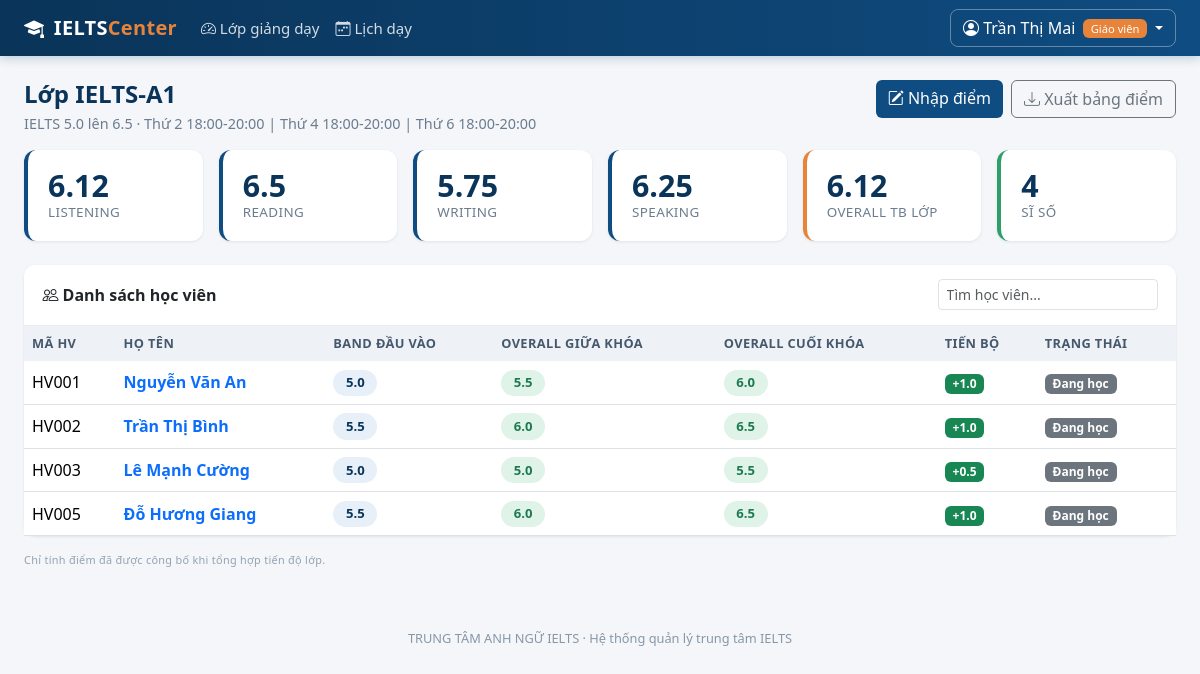
/giao-vien/lop/1 (signed in), run on the app's committed database.
### models.py (models this page shows, shortened)
class User(UserMixin, db.Model):
    __tablename__ = "users"
    id = db.Column(db.Integer, primary_key=True)
    username = db.Column(db.String(50), unique=True, nullable=False, index=True)
    password_hash = db.Column(db.String(255), nullable=False)
    role = db.Column(db.String(20), nullable=False, default=ROLE_STUDENT)
    full_name = db.Column(db.String(120), nullable=False)
    email = db.Column(db.String(120))
    phone = db.Column(db.String(20))
    is_locked = db.Column(db.Boolean, default=False, nullable=False)
    failed_logins = db.Column(db.Integer, default=0, nullable=False)
    created_at = db.Column(db.DateTime, default=datetime.now)
    teacher = db.relationship(
        "TeacherProfile", back_populates="user", uselist=False, cascade="all, delete-orphan"
    )
    student = db.relationship(
        "StudentProfile", back_populates="user", uselist=False, cascade="all, delete-orphan"
    )
    @property
    def role_label(self):
        return ROLE_LABELS.get(self.role, self.role)
    @property
    def is_admin(self):
        return self.role == ROLE_ADMIN
    @property
    def is_teacher(self):
        return self.role == ROLE_TEACHER

class ClassRoom(db.Model):
    __tablename__ = "classes"
    id = db.Column(db.Integer, primary_key=True)
    code = db.Column(db.String(20), unique=True, nullable=False)
    course_id = db.Column(db.Integer, db.ForeignKey("courses.id"), nullable=False)
    teacher_id = db.Column(db.Integer, db.ForeignKey("teacher_profiles.id"))
    room = db.Column(db.String(30))
    start_date = db.Column(db.Date)
    max_size = db.Column(db.Integer, default=20, nullable=False)
    status = db.Column(db.String(20), default="open", nullable=False)
    course = db.relationship("Course", back_populates="classes")
    teacher = db.relationship("TeacherProfile", back_populates="classes")
    schedules = db.relationship(
        "Schedule", back_populates="classroom", cascade="all, delete-orphan"
    )
    enrollments = db.relationship(
        "Enrollment", back_populates="classroom", cascade="all, delete-orphan"
    )
    @property
    def current_size(self):
        return len([e for e in self.enrollments if e.status in ("studying", "reserved")])
    @property
    def schedule_display(self):
        if not self.schedules:
            return "Chưa xếp lịch"
        return " | ".join(
            f"{WEEKDAYS[s.weekday]} {s.start_time}-{s.end_time}" for s in self.schedules
        )

class Course(db.Model):
    __tablename__ = "courses"
    id = db.Column(db.Integer, primary_key=True)
    code = db.Column(db.String(20), unique=True, nullable=False)
    name = db.Column(db.String(150), nullable=False)
    entry_band = db.Column(db.Float, nullable=False)
    target_band = db.Column(db.Float, nullable=False)
    sessions = db.Column(db.Integer, nullable=False, default=36)
    tuition = db.Column(db.Integer, nullable=False, default=0)   # hoc phi (VND)
    is_open = db.Column(db.Boolean, default=True, nullable=False)
    description = db.Column(db.Text)
    classes = db.relationship("ClassRoom", back_populates="course")

class Schedule(db.Model):
    __tablename__ = "schedules"
    id = db.Column(db.Integer, primary_key=True)
    class_id = db.Column(db.Integer, db.ForeignKey("classes.id"), nullable=False)
    weekday = db.Column(db.Integer, nullable=False)      # 0 = Thu 2
    start_time = db.Column(db.String(5), nullable=False)  # 'HH:MM'
    end_time = db.Column(db.String(5), nullable=False)
    classroom = db.relationship("ClassRoom", back_populates="schedules")

class Enrollment(db.Model):
    __tablename__ = "enrollments"
    __table_args__ = (db.UniqueConstraint("student_id", "class_id", name="uq_student_class"),)
    id = db.Column(db.Integer, primary_key=True)
    student_id = db.Column(db.Integer, db.ForeignKey("student_profiles.id"), nullable=False)
    class_id = db.Column(db.Integer, db.ForeignKey("classes.id"), nullable=False)
    enrolled_at = db.Column(db.DateTime, default=datetime.now)
    status = db.Column(db.String(20), default="studying", nullable=False)
    student = db.relationship("StudentProfile", back_populates="enrollments")
    classroom = db.relationship("ClassRoom", back_populates="enrollments")
    scores = db.relationship(
        "ScoreRecord", back_populates="enrollment", cascade="all, delete-orphan"
    )
    @property
    def status_label(self):
        return ENROLL_STATUS.get(self.status, self.status)
    @property
    def latest_score(self):
        published = [s for s in self.scores if s.is_published]
        if not published:
            return None
        return sorted(published, key=lambda s: s.updated_at or datetime.min)[-1]

class StudentProfile(db.Model):
    __tablename__ = "student_profiles"
    id = db.Column(db.Integer, primary_key=True)
    user_id = db.Column(db.Integer, db.ForeignKey("users.id"), unique=True, nullable=False)
    code = db.Column(db.String(20), unique=True)   # ma hoc vien
    dob = db.Column(db.Date)
    address = db.Column(db.String(200))
    entry_band = db.Column(db.Float)               # band kiem tra dau vao
    is_active = db.Column(db.Boolean, default=True, nullable=False)
    user = db.relationship("User", back_populates="student")
    enrollments = db.relationship(
        "Enrollment", back_populates="student", cascade="all, delete-orphan"
    )
    @property
    def full_name(self):
        return self.user.full_name

class ScoreRecord(db.Model):
    __tablename__ = "score_records"
    id = db.Column(db.Integer, primary_key=True)
    enrollment_id = db.Column(db.Integer, db.ForeignKey("enrollments.id"), nullable=False)
    term = db.Column(db.String(50), nullable=False)   # vi du: Dau vao / Giua khoa / Cuoi khoa
    listening = db.Column(db.Float)
    reading = db.Column(db.Float)
    writing = db.Column(db.Float)
    speaking = db.Column(db.Float)
    overall = db.Column(db.Float)
    comment = db.Column(db.Text)
    is_published = db.Column(db.Boolean, default=False, nullable=False)
    updated_at = db.Column(db.DateTime, default=datetime.now, onupdate=datetime.now)
    enrollment = db.relationship("Enrollment", back_populates="scores")
    logs = db.relationship("ScoreLog", back_populates="score", cascade="all, delete-orphan")

### blueprints/teacher.py (the view)
@teacher_bp.route("/lop/<int:class_id>")
def class_detail(class_id):
    classroom = db.session.get(ClassRoom, class_id)
    if not owns_class(classroom):
        flash("Bạn không được phân công phụ trách lớp này.", "danger")
        return redirect(url_for("teacher.dashboard"))
    totals = {key: [] for key, _ in SKILLS}
    overalls = []
    active_enrollments = [
        enrollment for enrollment in classroom.enrollments
        if enrollment.status != "stopped"
    ]
    for enrollment in active_enrollments:
        latest = enrollment.latest_score
        if latest is None:
            continue
        for key, _ in SKILLS:
            value = getattr(latest, key)
            if value is not None:
                totals[key].append(value)
        if latest.overall is not None:
            overalls.append(latest.overall)
    averages = {
        key: (round(sum(values) / len(values), 2) if values else None)
        for key, values in totals.items()
    }
    class_average = round(sum(overalls) / len(overalls), 2) if overalls else None
    return render_template(
        "teacher/class_detail.html",
        classroom=classroom,
        active_enrollments=active_enrollments,
        skills=SKILLS,
        averages=averages,
        class_average=class_average,
        scores_by_term={
            enrollment.id: {
                term: next(
                    (
                        score for score in enrollment.scores
                        if score.term == term and score.is_published
                    ),
                    None,
                )
                for term in TERMS[1:]
            }
            for enrollment in active_enrollments
        },
    )

### templates/teacher/class_detail.html (shortened to what this page needs)
{% extends "base.html" %}
{% block content %}
<div class="d-flex justify-content-between align-items-start mb-3 flex-wrap gap-2">
  <div>
    <h4 class="page-title mb-1">Lớp {{ classroom.code }}</h4>
    <p class="page-sub mb-0">{{ classroom.course.name }} · {{ classroom.schedule_display }}</p>
  </div>
  <div class="d-flex gap-2">
    <a href="{{ url_for('teacher.enter_scores', class_id=classroom.id) }}" class="btn btn-primary" style="background:var(--brand);border:none">
      <i class="bi bi-pencil-square"></i> Nhập điểm
    </a>
    <a href="{{ url_for('teacher.export_scores', class_id=classroom.id) }}" class="btn btn-outline-secondary">
      <i class="bi bi-download"></i> Xuất bảng điểm
    </a>
  </div>
</div>
<div class="row g-3 mb-4">
  {% for key, label in skills %}
  <div class="col-6 col-lg-2">
    <div class="stat-card">
      <div class="stat-value">{{ averages[key] if averages[key] is not none else '—' }}</div>
      <div class="stat-label">{{ label }}</div>
    </div>
  </div>
  {% endfor %}
  <div class="col-6 col-lg-2">
    <div class="stat-card accent">
      <div class="stat-value">{{ class_average if class_average is not none else '—' }}</div>
      <div class="stat-label">Overall TB lớp</div>
    </div>
  </div>
  <div class="col-6 col-lg-2">
    <div class="stat-card green">
      <div class="stat-value">{{ classroom.current_size }}</div>
      <div class="stat-label">Sĩ số</div>
    </div>
  </div>
</div>
<div class="card">
  <div class="card-header d-flex justify-content-between align-items-center">
    <span><i class="bi bi-people"></i> Danh sách học viên</span>
    <input class="form-control form-control-sm w-auto" placeholder="Tìm học viên..." data-filter-target="#student-table">
  </div>
  <div class="table-responsive">
    <table class="table table-hover mb-0" id="student-table">
      <thead>
        <tr><th>Mã HV</th><th>Họ tên</th><th>Band đầu vào</th>
            <th>Overall giữa khóa</th><th>Overall cuối khóa</th>
            <th>Tiến bộ</th><th>Trạng thái</th></tr>
      </thead>
      <tbody>
      {% for e in active_enrollments %}
        {% set score = e.latest_score %}
        {% set mid_score = scores_by_term[e.id]['Giữa khóa'] %}
        {% set final_score = scores_by_term[e.id]['Cuối khóa'] %}
        <tr>
          <td>{{ e.student.code or '—' }}</td>
          <td class="fw-semibold">
            <a href="{{ url_for('teacher.student_scores', class_id=classroom.id, enrollment_id=e.id) }}" class="text-decoration-none">
              {{ e.student.full_name }}
            </a>
          </td>
          <td><span class="band-pill">{{ e.student.entry_band or '—' }}</span></td>
          <td>
            {% if mid_score and mid_score.overall is not none %}
              <span class="band-pill high">{{ mid_score.overall }}</span>
            {% else %}<span class="band-pill none">—</span>{% endif %}
          </td>
          <td>
            {% if final_score and final_score.overall is not none %}
              <span class="band-pill high">{{ final_score.overall }}</span>
            {% else %}<span class="band-pill none">—</span>{% endif %}
          </td>
          <td>
            {% if score and score.overall is not none and e.student.entry_band is not none %}
              {% set diff = (score.overall - e.student.entry_band) | round(1) %}
              <span class="badge bg-{{ 'success' if diff > 0 else 'secondary' }}">
                {{ '+' if diff > 0 else '' }}{{ diff }}
              </span>
            {% else %}<span class="text-muted">—</span>{% endif %}
          </td>
          <td><span class="badge bg-secondary">{{ e.status_label }}</span></td>
        </tr>
      {% else %}
        <tr><td colspan="7" class="text-center text-muted py-4">Lớp chưa có học viên.</td></tr>
      {% endfor %}
      </tbody>
    </table>
  </div>
</div>
<p class="uc-tag mt-3">Chỉ tính điểm đã được công bố khi tổng hợp tiến độ lớp.</p>
{% endblock %}

### templates/base.html (shortened to what this page needs)
<!DOCTYPE html>
<html lang="vi">
<head>
  <link href="{{ url_for('static', filename='vendor/bootstrap/bootstrap.min.css') }}" rel="stylesheet">
  <link href="{{ url_for('static', filename='vendor/bootstrap-icons/bootstrap-icons.min.css') }}" rel="stylesheet">
  <link rel="stylesheet" href="{{ url_for('static', filename='css/style.css') }}">
</head>
<body class="{% if not current_user.is_authenticated %}page-auth{% endif %}">
{% if current_user.is_authenticated %}
<nav class="navbar navbar-expand-lg app-navbar sticky-top">
  <div class="container-fluid px-4">
    <a class="navbar-brand" href="{{ url_for('auth.index') }}">
      <i class="bi bi-mortarboard-fill me-1"></i> IELTS<span class="brand-light">Center</span>
    </a>
    <div class="collapse navbar-collapse" id="mainNav">
      <ul class="navbar-nav me-auto">
        {% if current_user.is_admin %}
          <li class="nav-item"><a class="nav-link" href="{{ url_for('admin.dashboard') }}"><i class="bi bi-speedometer2"></i> Tổng quan</a></li>
          <li class="nav-item"><a class="nav-link" href="{{ url_for('admin.courses') }}"><i class="bi bi-journal-bookmark"></i> Khóa học</a></li>
          <li class="nav-item"><a class="nav-link" href="{{ url_for('admin.classes') }}"><i class="bi bi-people"></i> Lớp học</a></li>
          <li class="nav-item"><a class="nav-link" href="{{ url_for('admin.schedule_management') }}"><i class="bi bi-calendar-week"></i> Lịch học</a></li>
          <li class="nav-item"><a class="nav-link" href="{{ url_for('admin.teachers') }}"><i class="bi bi-person-video3"></i> Giáo viên</a></li>
          <li class="nav-item"><a class="nav-link" href="{{ url_for('admin.students') }}"><i class="bi bi-person-badge"></i> Học viên</a></li>
          <li class="nav-item"><a class="nav-link" href="{{ url_for('admin.accounts') }}"><i class="bi bi-shield-lock"></i> Tài khoản</a></li>
          <li class="nav-item"><a class="nav-link" href="{{ url_for('admin.scores') }}"><i class="bi bi-clipboard-data"></i> Kết quả</a></li>
        {% elif current_user.is_teacher %}
          <li class="nav-item"><a class="nav-link" href="{{ url_for('teacher.dashboard') }}"><i class="bi bi-speedometer2"></i> Lớp giảng dạy</a></li>
          <li class="nav-item"><a class="nav-link" href="{{ url_for('teacher.schedule') }}"><i class="bi bi-calendar-week"></i> Lịch dạy</a></li>
        {% endif %}
      </ul>
      <div class="dropdown">
        <a class="btn btn-user dropdown-toggle" href="#" data-bs-toggle="dropdown">
          <i class="bi bi-person-circle"></i>
          {{ current_user.full_name }}
          <span class="badge role-badge ms-1">{{ current_user.role_label }}</span>
        </a>
      </div>
    </div>
  </div>
</nav>
{% endif %}
<main class="{% if current_user.is_authenticated %}container-fluid px-4 py-4{% else %}auth-wrapper{% endif %}">
  {% block content %}{% endblock %}
</main>
{% if current_user.is_authenticated %}
<footer class="app-footer">
  {{ CENTER_NAME }} · Hệ thống quản lý trung tâm IELTS
</footer>
{% endif %}
</body>
</html>

### data on the page
User: full_name "Trần Thị Mai", role_label "Giáo viên"
ClassRoom: code "IELTS-A1"
Course: course.name "IELTS 5.0 lên 6.5"
Schedule: schedule_display "Thứ 2 18:00-20:00 | Thứ 4 18:00-20:00 | Thứ 6 18:00-20:00"
Enrollment: current_size "4", student "HV001", student.full_name "Nguyễn Văn An", student "5.0", value "+", diff "1.0", status_label "Đang học"
ScoreRecord: overall "5.5"
ScoreRecord: overall "6.0"
Enrollment: student "HV002", student.full_name "Trần Thị Bình", student "5.5", value "+", diff "1.0", status_label "Đang học"
ScoreRecord: overall "6.0"
ScoreRecord: overall "6.5"
Enrollment: student "HV003", student.full_name "Lê Mạnh Cường", student "5.0", value "+", diff "0.5", status_label "Đang học"
ScoreRecord: overall "5.0"
ScoreRecord: overall "5.5"
Enrollment: student "HV005", student.full_name "Đỗ Hương Giang", student "5.5", value "+", diff "1.0", status_label "Đang học"
ScoreRecord: overall "6.0"
ScoreRecord: overall "6.5"

### other printed values
{{ averages[key] if averages[key] is not none else '—' }} "6.12" "6.5" "5.75" "6.25"
{{ label }} "LISTENING" "READING" "WRITING" "SPEAKING"
{{ class_average if class_average is not none else '—' }} "6.12"
{{ CENTER_NAME }} "TRUNG TÂM ANH NGỮ IELTS"
